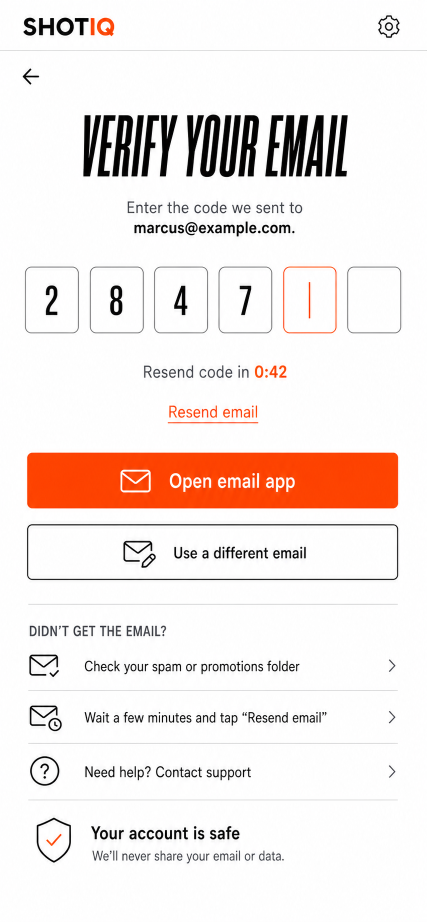
#> input picture basketball-analysis/docs/shotiq/grading/canonical/005-verify-email.png, 853 x 1844 px (shown at 1/2 size)
$ python r42-refute.py ../canonical/005-verify-email.png
#> lines starting #> are read from the running program, lines starting #| are printed output that depends on the picture
"""Round 42's refuting measurements — RUN BEFORE report005 (rule 102).

Grade 27 named:
  D1 helpMark3   bottom crossing inside +/-0.20 at all three coverage fractions
                 (shipped +0.652/+0.588/+0.666), top holding inside +/-0.15
                 (shipped +0.034/-0.088/-0.108)
  D2 chev1/2/3   horizontal stretch below +0.20 (shipped +0.62/+0.69/+0.58)
                 vertical stretch above -0.25 (shipped -0.89/-0.63/-0.74)

Written here; shares no code with grade 27's mpair.py. Crossings, not envelopes
(rule 90) — a chevron is 13x24 px of ink in a 43x43 box, so an extent statistic
is two antialiased pixels a side.

`stretch` = trail_delta - lead_delta, i.e. the SIZE component that rule 103 says
paired edges separate from the translation component.
"""
import sys
import numpy as np
from PIL import Image

CANON = "docs/shotiq/grading/canonical/005-verify-email.png"
FR = (0.25, 0.50, 0.75)


def lum(p):
#> called with p = '../canonical/005-verify-email.png'
    return np.asarray(Image.open(p).convert("RGB"), dtype=np.float64).mean(axis=2)
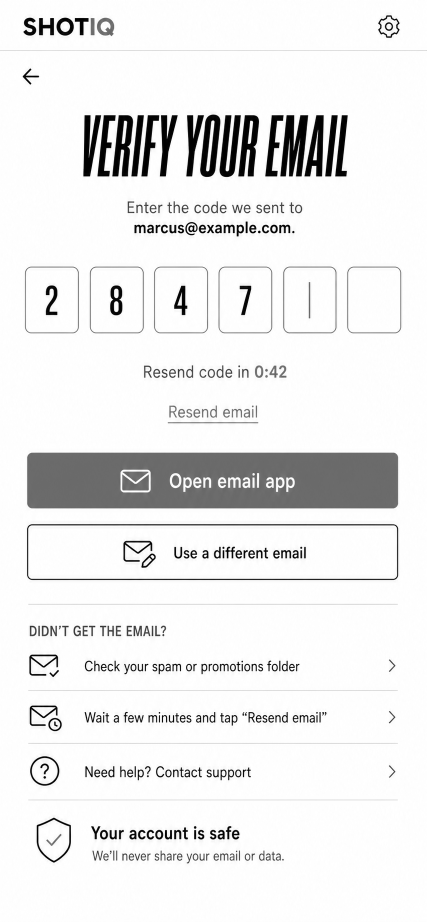
#> returned value: shape (1844, 853) float64 (shown at 1/2 size); min 0, max 255, mean 234.5


def inkmap(a, r0, r1, c0, c1):
    """L1 distance from the window's MODAL colour, so white-on-orange marks read
       the same way as black-on-white. Pedestal removed explicitly — grade 27
       reported a bug where a quantised mode left a constant floor under every
       profile and its third estimator returned identical numbers for four
       different rasters."""
#> called with r0 = 1502, r1 = 1580, c0 = 40, c1 = 140
    w = a[r0:r1, c0:c1]
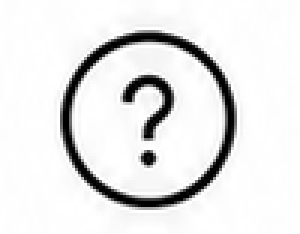
#> w: shape (78, 100) float64 (shown 3 times larger); min 0, max 255, mean 230
    hist, edges = np.histogram(w, bins=64)
#> hist = 64 values, max 5504 at index 63, min 2 at index 48, mean 121.9; edges = 65 values from 0 to 255
    mode = 0.5 * (edges[hist.argmax()] + edges[hist.argmax() + 1])
#> mode = 253
    d = np.abs(w - mode)
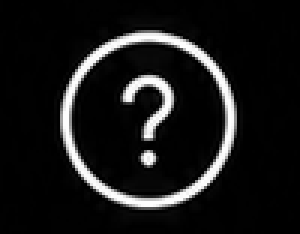
#> d: shape (78, 100) float64 (shown 3 times larger); min 0.00781, max 253, mean 24.5
    d = d - np.percentile(d, 5)
    return np.clip(d / max(d.max(), 1e-9), 0, 1)
#> returned value: shape (78, 100) float64


def cross(prof, f):
    t = f * prof.max()
    idx = np.where(prof >= t)[0]
    if len(idx) == 0:
        return None, None
    a, b = idx[0], idx[-1]
    lo = a if a == 0 else a - (prof[a] - t) / max(prof[a] - prof[a - 1], 1e-9)
    hi = b if b + 1 >= len(prof) else b + (prof[b] - t) / max(prof[b] - prof[b + 1], 1e-9)
    return lo, hi


def pair(R, C, r0, r1, c0, c1, axis, label):
    ax = 1 if axis == "v" else 0
    pr = inkmap(R, r0, r1, c0, c1).sum(axis=ax)
#> pr = 78 values, max 24.26 at index 13, min 0.413 at index 0, mean 9.68
    pc = inkmap(C, r0, r1, c0, c1).sum(axis=ax)
#> pc has the same summary as pr
    lead, trail, stretch = [], [], []
    for f in FR:
        rl, rh = cross(pr, f)
        cl, ch = cross(pc, f)
        lead.append(rl - cl)
        trail.append(rh - ch)
        stretch.append((rh - rl) - (ch - cl))
#> this loop made 3 passes
#> (rl, rh, cl) on passes 1 to 2: (10.2, 68.77, 10.2), (10.86, 68.17, 10.86)
#> (rl, rh) on pass 3: (11.71, 67.37)
#> after the loop, lead = [0, 0, 0]; stretch = [0, 0, 0]; trail = [0, 0, 0]
    n1, n2 = ("top", "bottom") if axis == "v" else ("left", "right")
    print(f"  {label:11s} {axis}  {n1:6s} " + " / ".join(f"{v:+.3f}" for v in lead)
          + f"   {n2:6s} " + " / ".join(f"{v:+.3f}" for v in trail)
          + f"   stretch {np.mean(stretch):+.3f}")
#|   helpIcon3   v  top    +0.000 / +0.000 / +0.000   bottom +0.000 / +0.000 / +0.000   stretch +0.000


R = lum(sys.argv[1])
C = lum(CANON)
print(f"\n{sys.argv[1]}\n")
print("D1 helpMark3 — bottom must reach |x| < 0.20 at all three, top must hold |x| < 0.15")
pair(R, C, 1502, 1580, 40, 140, "v", "helpIcon3")
pair(R, C, 1502, 1580, 40, 140, "h", "helpIcon3")
#> the loop in pair (call 2), `for f in FR:` made 3 passes
#> (rl, rh, cl, ch) on passes 1 to 2: (19.93, 77.97, 19.93, 77.97), (20.61, 77.37, 20.61, 77.37)
#> (rl, rh, cl) on pass 3: (21.38, 76.65, 21.38)
#|   helpIcon3   h  left   +0.000 / +0.000 / +0.000   right  +0.000 / +0.000 / +0.000   stretch +0.000
print("\nD2 chevrons — h stretch must fall below +0.20, v stretch must rise above -0.25")
for nm, (r0, r1, c0, c1) in (("chev1", (1300, 1360, 755, 812)),
                             ("chev2", (1405, 1465, 754, 811)),
                             ("chev3", (1513, 1573, 754, 811))):
    pair(R, C, r0, r1, c0, c1, "h", nm)
    pair(R, C, r0, r1, c0, c1, "v", nm)
#> this loop made 3 passes
print("\nCONTROLS — must not move")
pair(R, C, 1400, 1472, 40, 140, "v", "helpIcon2")
#> in inkmap (call 17), `w = a[r0:r1, c0:c1]`:
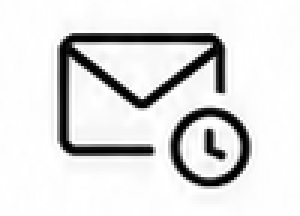
#> w: shape (72, 100) float64 (shown 3 times larger); min 0, max 255, mean 222.3
#> in inkmap (call 17), `hist, edges = np.histogram(w, bins=64)`: hist = 64 values, max 4450 at index 63, min 2 at index 31, mean 112.5
#> in inkmap (call 17), `mode = 0.5 * (edges[hist.argmax()] + edges[hist.argmax() + 1])`: mode = 253
#> in inkmap (call 17), `d = np.abs(w - mode)`:
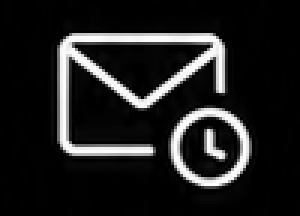
#> d: shape (72, 100) float64 (shown 3 times larger); min 0.00781, max 253, mean 31.9
#|   helpIcon2   v  top    +0.000 / +0.000 / +0.000   bottom +0.000 / +0.000 / +0.000   stretch +0.000
pair(R, C, 1626, 1736, 55, 160, "h", "shield")
#> in inkmap (call 19), `w = a[r0:r1, c0:c1]`:
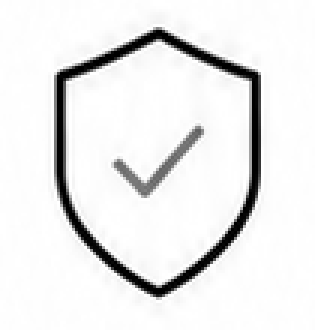
#> w: shape (110, 105) float64 (shown 3 times larger); min 0, max 255, mean 234
#> in inkmap (call 19), `hist, edges = np.histogram(w, bins=64)`: hist = 64 values, max 8802 at index 63, min 5 at index 35, mean 180.5
#> in inkmap (call 19), `d = np.abs(w - mode)`:
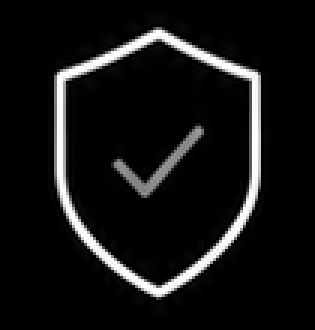
#> d: shape (110, 105) float64 (shown 3 times larger); min 0.00781, max 253, mean 20.6
#|   shield      h  left   +0.000 / +0.000 / +0.000   right  +0.000 / +0.000 / +0.000   stretch +0.000
